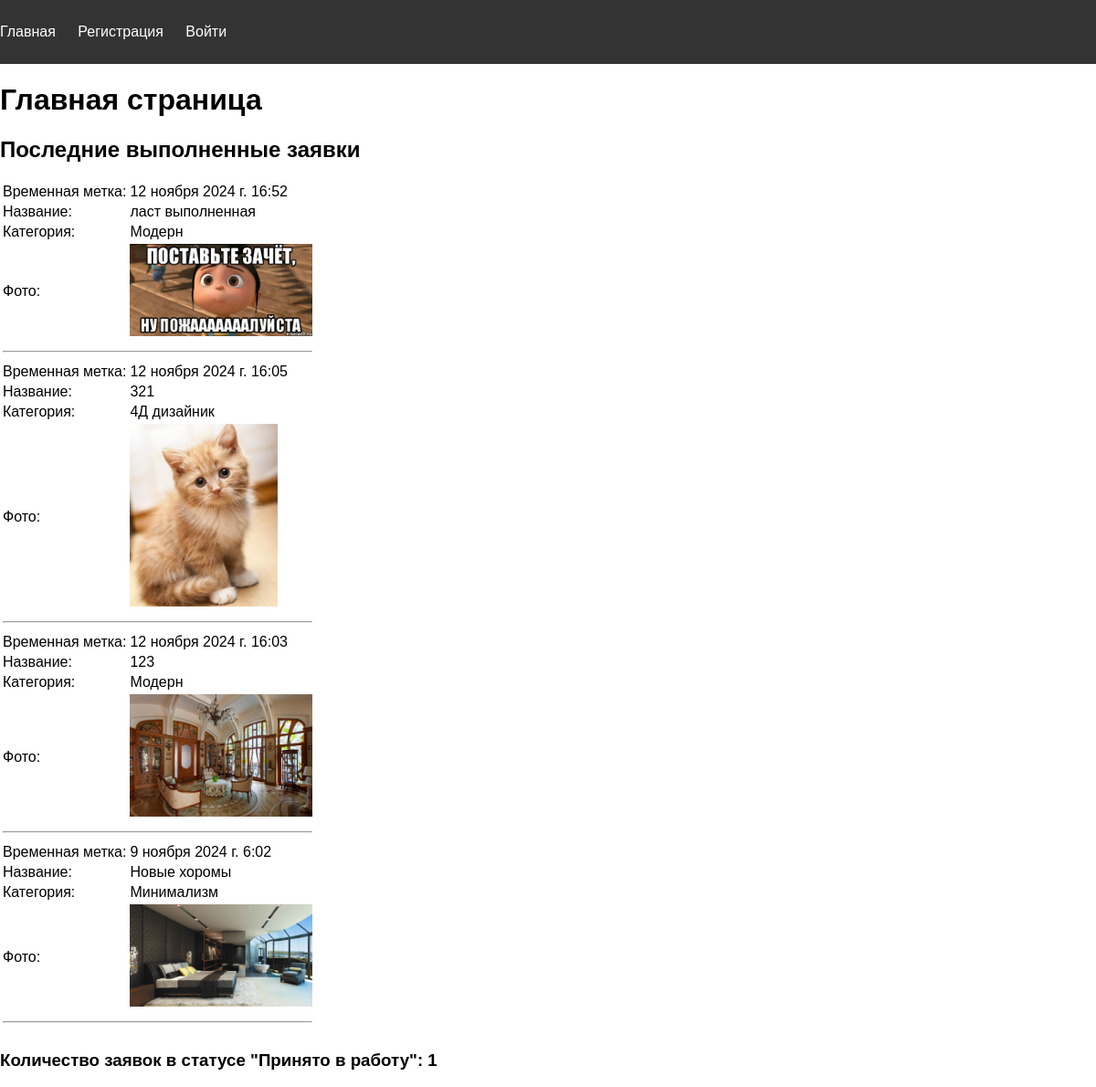
/main/, run on the app's committed database.
### studio/models.py (models this page shows, shortened)
class DesignRequest(models.Model):
    STATUS_CHOICES = [
        ('new', 'Новая'),
        ('in_progress', 'Принято в работу'),
        ('completed', 'Выполнено'),
    ]
    user = models.ForeignKey(User, on_delete=models.CASCADE, related_name='design_requests')
    title = models.CharField(max_length=100)
    description = models.TextField()
    category = models.ForeignKey(Category, on_delete=models.CASCADE)  # Изменено на ForeignKey
    photo = models.ImageField(upload_to='design_photos/')
    created_at = models.DateTimeField(auto_now_add=True)
    status = models.CharField(max_length=20, choices=STATUS_CHOICES, default='new')
    comment = models.TextField(blank=True, null=True)
    complexity = models.IntegerField(default=0)  # Поле для сложности заявки

class Category(models.Model):
    name = models.CharField(max_length=255)
    def __str__(self):
        return self.name

### studio/views.py (the view, shortened to what this page needs)
# urls.py: path('main/', main, name='main'),
def main(request):
    if not request.user.is_superuser:
        completed_requests = DesignRequest.objects.filter(status='completed').order_by('-created_at')[:4]
        in_progress_count = DesignRequest.objects.filter(status='in_progress').count()
        return render(request, 'studio/main.html', {
            'completed_requests': completed_requests,
            'in_progress_count': in_progress_count,
        })

### studio/templates/studio/main.html
{% extends 'studio/base.html' %}
{% block header %}
<nav>
    <ul>
        <li><a href="{% url 'main' %}">Главная</a></li>
        {% if user.is_authenticated %}
        <li><a href="{% url 'profile' %}">Профиль</a></li>
        {% else %}
        <li><a href="{% url 'register' %}">Регистрация</a></li>
        <li><a href="{% url 'login' %}">Войти</a></li>
        {% endif %}
    </ul>
</nav>
{% endblock %}
{% block content %}
<h1>Главная страница</h1>
<h2>Последние выполненные заявки</h2>
<table>
    {% for request in completed_requests %}
    <tr>
        <td>Временная метка:</td>
        <td>{{ request.created_at }}</td>
    </tr>
    <tr>
        <td>Название:</td>
        <td>{{ request.title }}</td>
    </tr>
    <tr>
        <td>Категория:</td>
        <td>{{ request.category }}</td>
    </tr>
    <tr>
        <td>Фото:</td>
        <td>
            {% if request.photo %}
            <img src="{{ request.photo.url }}" alt="Фото заявки" style="max-width: 200px; max-height: 200px;">
            {% else %}
            Нет фото
            {% endif %}
        </td>
    </tr>
    <tr>
        <td colspan="2">
            <hr>
        </td>
    </tr>
    {% endfor %}
</table>
<h3>Количество заявок в статусе "Принято в работу": {{ in_progress_count }}</h3>
{% endblock %}

### studio/static/studio/css/styles.css (style rules this page uses)
body { font-family: Comic Sans, sans-serif; margin: 0; padding: 0; }
header nav ul { list-style-type: none; padding: 0; }
header nav ul li { display: inline; margin-right: 20px; }
header nav ul li a { color: white; text-decoration: none; }

### data on the page
DesignRequest: created_at "12 ноября 2024 г. 16:52", title "ласт выполненная", category "Модерн", photo (picture)
DesignRequest: created_at "12 ноября 2024 г. 16:05", title "321", category "4Д дизайник", photo (picture)
DesignRequest: created_at "12 ноября 2024 г. 16:03", title "123", category "Модерн", photo (picture)
DesignRequest: created_at "9 ноября 2024 г. 6:02", title "Новые хоромы", category "Минимализм", photo (picture)

### other printed values
{{ in_progress_count }} "1"
